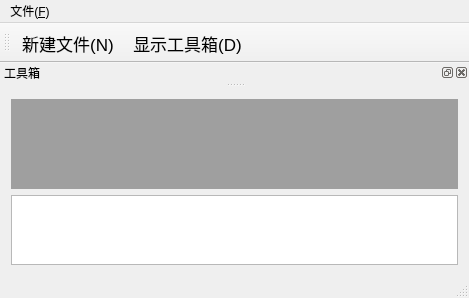
<?xml version="1.0" encoding="UTF-8"?>
<ui version="4.0">
 <class>MainWindow</class>
 <widget class="QMainWindow" name="MainWindow">
  <property name="geometry">
   <rect>
    <x>0</x>
    <y>0</y>
    <width>469</width>
    <height>298</height>
   </rect>
  </property>
  <property name="windowTitle">
   <string>MainWindow</string>
  </property>
  <widget class="QWidget" name="centralWidget">
   <layout class="QGridLayout" name="gridLayout">
    <item row="0" column="0">
     <widget class="QMdiArea" name="mdiArea"/>
    </item>
    <item row="1" column="0">
     <widget class="QTextEdit" name="textEdit"/>
    </item>
   </layout>
  </widget>
  <widget class="QMenuBar" name="menuBar">
   <property name="geometry">
    <rect>
     <x>0</x>
     <y>0</y>
     <width>469</width>
     <height>23</height>
    </rect>
   </property>
   <widget class="QMenu" name="menu">
    <property name="title">
     <string>文件(&amp;F)</string>
    </property>
    <addaction name="action_New"/>
    <addaction name="actionShow"/>
   </widget>
   <addaction name="menu"/>
  </widget>
  <widget class="QToolBar" name="mainToolBar">
   <property name="enabled">
    <bool>true</bool>
   </property>
   <property name="font">
    <font>
     <pointsize>13</pointsize>
    </font>
   </property>
   <property name="toolTip">
    <string>工具栏</string>
   </property>
   <property name="toolTipDuration">
    <number>-1</number>
   </property>
   <property name="allowedAreas">
    <set>Qt::AllToolBarAreas</set>
   </property>
   <property name="orientation">
    <enum>Qt::Horizontal</enum>
   </property>
   <property name="iconSize">
    <size>
     <width>24</width>
     <height>24</height>
    </size>
   </property>
   <property name="toolButtonStyle">
    <enum>Qt::ToolButtonIconOnly</enum>
   </property>
   <property name="floatable">
    <bool>true</bool>
   </property>
   <attribute name="toolBarArea">
    <enum>TopToolBarArea</enum>
   </attribute>
   <attribute name="toolBarBreak">
    <bool>false</bool>
   </attribute>
   <addaction name="action_New"/>
   <addaction name="actionShow"/>
  </widget>
  <widget class="QStatusBar" name="statusBar"/>
  <widget class="QDockWidget" name="dockWidget">
   <property name="sizePolicy">
    <sizepolicy hsizetype="Fixed" vsizetype="Fixed">
     <horstretch>0</horstretch>
     <verstretch>0</verstretch>
    </sizepolicy>
   </property>
   <property name="features">
    <set>QDockWidget::AllDockWidgetFeatures</set>
   </property>
   <property name="windowTitle">
    <string>工具箱</string>
   </property>
   <attribute name="dockWidgetArea">
    <number>4</number>
   </attribute>
   <widget class="QWidget" name="dockWidgetContents_2">
    <widget class="QPushButton" name="pushButton">
     <property name="geometry">
      <rect>
       <x>370</x>
       <y>10</y>
       <width>75</width>
       <height>23</height>
      </rect>
     </property>
     <property name="text">
      <string>PushButton</string>
     </property>
    </widget>
    <widget class="QFontComboBox" name="fontComboBox">
     <property name="geometry">
      <rect>
       <x>50</x>
       <y>10</y>
       <width>213</width>
       <height>21</height>
      </rect>
     </property>
    </widget>
   </widget>
  </widget>
  <action name="action_New">
   <property name="icon">
    <iconset resource="image.qrc">
     <normaloff>:/images/favicon.png</normaloff>:/images/favicon.png</iconset>
   </property>
   <property name="text">
    <string>新建文件(&amp;N)</string>
   </property>
   <property name="toolTip">
    <string>新建文件</string>
   </property>
   <property name="whatsThis">
    <string>nihao</string>
   </property>
   <property name="shortcut">
    <string>Ctrl+N</string>
   </property>
  </action>
  <action name="actionShow">
   <property name="icon">
    <iconset resource="image.qrc">
     <normaloff>:/images/favicon(6).png</normaloff>:/images/favicon(6).png</iconset>
   </property>
   <property name="text">
    <string>显示工具箱(&amp;D)</string>
   </property>
   <property name="toolTip">
    <string>显示工具箱</string>
   </property>
   <property name="shortcut">
    <string>Ctrl+D</string>
   </property>
  </action>
 </widget>
 <layoutdefault spacing="6" margin="11"/>
 <resources>
  <include location="image.qrc"/>
 </resources>
 <connections/>
</ui>
